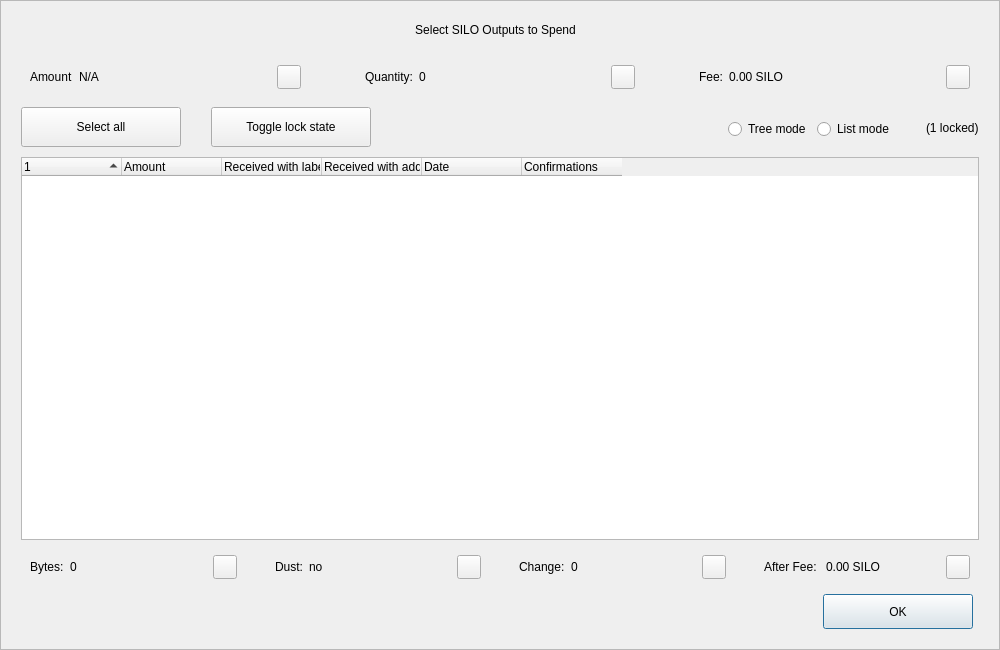
<?xml version="1.0" encoding="UTF-8"?>
<ui version="4.0">
 <class>CoinControlDialog</class>
 <widget class="QDialog" name="CoinControlDialog">
  <property name="geometry">
   <rect>
    <x>0</x>
    <y>0</y>
    <width>1000</width>
    <height>650</height>
   </rect>
  </property>
  <property name="minimumSize">
   <size>
    <width>950</width>
    <height>650</height>
   </size>
  </property>
  <property name="windowTitle">
   <string>Coin Selection</string>
  </property>
  <property name="styleSheet">
   <string notr="true"/>
  </property>
  <layout class="QVBoxLayout" name="verticalLayout">
   <property name="spacing">
    <number>0</number>
   </property>
   <property name="leftMargin">
    <number>0</number>
   </property>
   <property name="topMargin">
    <number>0</number>
   </property>
   <property name="rightMargin">
    <number>0</number>
   </property>
   <property name="bottomMargin">
    <number>0</number>
   </property>
   <item>
    <widget class="QFrame" name="frameContainer">
     <property name="toolTipDuration">
      <number>0</number>
     </property>
     <property name="frameShape">
      <enum>QFrame::StyledPanel</enum>
     </property>
     <property name="frameShadow">
      <enum>QFrame::Raised</enum>
     </property>
     <layout class="QVBoxLayout" name="verticalLayout_2">
      <property name="leftMargin">
       <number>0</number>
      </property>
      <property name="rightMargin">
       <number>0</number>
      </property>
      <property name="bottomMargin">
       <number>20</number>
      </property>
      <item>
       <layout class="QHBoxLayout" name="horizontalLayout_12">
        <property name="spacing">
         <number>0</number>
        </property>
        <property name="leftMargin">
         <number>20</number>
        </property>
        <property name="rightMargin">
         <number>30</number>
        </property>
        <item>
         <spacer name="horizontalSpacer_4">
          <property name="orientation">
           <enum>Qt::Horizontal</enum>
          </property>
          <property name="sizeHint" stdset="0">
           <size>
            <width>40</width>
            <height>20</height>
           </size>
          </property>
         </spacer>
        </item>
        <item>
         <widget class="QLabel" name="labelTitle">
          <property name="minimumSize">
           <size>
            <width>0</width>
            <height>40</height>
           </size>
          </property>
          <property name="maximumSize">
           <size>
            <width>16777215</width>
            <height>40</height>
           </size>
          </property>
          <property name="text">
           <string>Select SILO Outputs to Spend</string>
          </property>
          <property name="alignment">
           <set>Qt::AlignCenter</set>
          </property>
          <property name="margin">
           <number>7</number>
          </property>
         </widget>
        </item>
        <item>
         <spacer name="horizontalSpacer_5">
          <property name="orientation">
           <enum>Qt::Horizontal</enum>
          </property>
          <property name="sizeHint" stdset="0">
           <size>
            <width>40</width>
            <height>20</height>
           </size>
          </property>
         </spacer>
        </item>
       </layout>
      </item>
      <item>
       <layout class="QHBoxLayout" name="horizontalLayout_8">
        <property name="leftMargin">
         <number>20</number>
        </property>
        <property name="rightMargin">
         <number>20</number>
        </property>
        <item>
         <widget class="QWidget" name="layoutAmount" native="true">
          <layout class="QHBoxLayout" name="horizontalLayout_9" stretch="0,1,0">
           <item>
            <widget class="QLabel" name="labelCoinControlAmountText">
             <property name="text">
              <string>Amount</string>
             </property>
            </widget>
           </item>
           <item>
            <widget class="QLabel" name="labelCoinControlAmount">
             <property name="text">
              <string notr="true">N/A</string>
             </property>
            </widget>
           </item>
           <item alignment="Qt::AlignHCenter|Qt::AlignVCenter">
            <widget class="QPushButton" name="pushButtonAmount">
             <property name="minimumSize">
              <size>
               <width>0</width>
               <height>24</height>
              </size>
             </property>
             <property name="maximumSize">
              <size>
               <width>24</width>
               <height>26</height>
              </size>
             </property>
             <property name="focusPolicy">
              <enum>Qt::NoFocus</enum>
             </property>
             <property name="styleSheet">
              <string notr="true">padding-bottom:2px;
padding-right:4px;</string>
             </property>
             <property name="text">
              <string/>
             </property>
            </widget>
           </item>
          </layout>
         </widget>
        </item>
        <item>
         <spacer name="horizontalSpacer_2">
          <property name="orientation">
           <enum>Qt::Horizontal</enum>
          </property>
          <property name="sizeType">
           <enum>QSizePolicy::Fixed</enum>
          </property>
          <property name="sizeHint" stdset="0">
           <size>
            <width>40</width>
            <height>20</height>
           </size>
          </property>
         </spacer>
        </item>
        <item>
         <widget class="QWidget" name="layoutQuantity" native="true">
          <layout class="QHBoxLayout" name="horizontalLayout_10" stretch="0,1,0">
           <item>
            <widget class="QLabel" name="labelCoinControlQuantityText">
             <property name="text">
              <string>Quantity:</string>
             </property>
            </widget>
           </item>
           <item>
            <widget class="QLabel" name="labelCoinControlQuantity">
             <property name="text">
              <string notr="true">0</string>
             </property>
            </widget>
           </item>
           <item alignment="Qt::AlignHCenter|Qt::AlignVCenter">
            <widget class="QPushButton" name="pushButtonQuantity">
             <property name="minimumSize">
              <size>
               <width>0</width>
               <height>24</height>
              </size>
             </property>
             <property name="maximumSize">
              <size>
               <width>24</width>
               <height>26</height>
              </size>
             </property>
             <property name="focusPolicy">
              <enum>Qt::NoFocus</enum>
             </property>
             <property name="styleSheet">
              <string notr="true">padding-bottom:2px;
               padding-right:4px;</string>
             </property>
             <property name="text">
              <string/>
             </property>
            </widget>
           </item>
          </layout>
         </widget>
        </item>
        <item>
         <spacer name="horizontalSpacer_22">
          <property name="orientation">
           <enum>Qt::Horizontal</enum>
          </property>
          <property name="sizeType">
           <enum>QSizePolicy::Fixed</enum>
          </property>
          <property name="sizeHint" stdset="0">
           <size>
            <width>40</width>
            <height>20</height>
           </size>
          </property>
         </spacer>
        </item>
        <item>
         <widget class="QWidget" name="layoutFee" native="true">
          <layout class="QHBoxLayout" name="horizontalLayout_11" stretch="0,1,0">
           <item>
            <widget class="QLabel" name="labelCoinControlFeeText">
             <property name="text">
              <string>Fee:</string>
             </property>
            </widget>
           </item>
           <item>
            <widget class="QLabel" name="labelCoinControlFee">
             <property name="text">
              <string>0.00 SILO</string>
             </property>
            </widget>
           </item>
           <item alignment="Qt::AlignHCenter|Qt::AlignVCenter">
            <widget class="QPushButton" name="pushButtonFee">
             <property name="minimumSize">
              <size>
               <width>0</width>
               <height>24</height>
              </size>
             </property>
             <property name="maximumSize">
              <size>
               <width>24</width>
               <height>26</height>
              </size>
             </property>
             <property name="focusPolicy">
              <enum>Qt::NoFocus</enum>
             </property>
             <property name="styleSheet">
              <string notr="true">padding-bottom:2px;
               padding-right:4px;</string>
             </property>
             <property name="text">
              <string/>
             </property>
            </widget>
           </item>
          </layout>
         </widget>
        </item>
       </layout>
      </item>
      <item>
       <widget class="QFrame" name="frame">
        <property name="minimumSize">
         <size>
          <width>0</width>
          <height>40</height>
         </size>
        </property>
        <property name="styleSheet">
         <string notr="true">#frame {
	border:0;
}</string>
        </property>
        <property name="frameShape">
         <enum>QFrame::StyledPanel</enum>
        </property>
        <property name="frameShadow">
         <enum>QFrame::Sunken</enum>
        </property>
        <layout class="QHBoxLayout" name="horizontalLayout">
         <property name="spacing">
          <number>0</number>
         </property>
         <property name="leftMargin">
          <number>20</number>
         </property>
         <property name="topMargin">
          <number>0</number>
         </property>
         <property name="rightMargin">
          <number>20</number>
         </property>
         <property name="bottomMargin">
          <number>0</number>
         </property>
         <item>
          <layout class="QHBoxLayout" name="horizontalLayoutPanel" stretch="0,0,0,0,0,0">
           <property name="spacing">
            <number>20</number>
           </property>
           <item>
            <widget class="QPushButton" name="pushButtonSelectAll">
             <property name="sizePolicy">
              <sizepolicy hsizetype="Maximum" vsizetype="Fixed">
               <horstretch>0</horstretch>
               <verstretch>0</verstretch>
              </sizepolicy>
             </property>
             <property name="minimumSize">
              <size>
               <width>160</width>
               <height>40</height>
              </size>
             </property>
             <property name="maximumSize">
              <size>
               <width>16777215</width>
               <height>40</height>
              </size>
             </property>
             <property name="text">
              <string>Select all</string>
             </property>
             <property name="checkable">
              <bool>true</bool>
             </property>
             <property name="checked">
              <bool>false</bool>
             </property>
             <property name="autoExclusive">
              <bool>false</bool>
             </property>
             <property name="autoDefault">
              <bool>false</bool>
             </property>
            </widget>
           </item>
           <item>
            <spacer name="horizontalSpacer_6">
             <property name="orientation">
              <enum>Qt::Horizontal</enum>
             </property>
             <property name="sizeType">
              <enum>QSizePolicy::Fixed</enum>
             </property>
             <property name="sizeHint" stdset="0">
              <size>
               <width>10</width>
               <height>20</height>
              </size>
             </property>
            </spacer>
           </item>
           <item>
            <widget class="QPushButton" name="pushButtonToggleLock">
             <property name="sizePolicy">
              <sizepolicy hsizetype="Maximum" vsizetype="Fixed">
               <horstretch>0</horstretch>
               <verstretch>0</verstretch>
              </sizepolicy>
             </property>
             <property name="minimumSize">
              <size>
               <width>160</width>
               <height>40</height>
              </size>
             </property>
             <property name="maximumSize">
              <size>
               <width>16777215</width>
               <height>40</height>
              </size>
             </property>
             <property name="text">
              <string>Toggle lock state</string>
             </property>
             <property name="checkable">
              <bool>true</bool>
             </property>
             <property name="autoExclusive">
              <bool>false</bool>
             </property>
             <property name="autoDefault">
              <bool>false</bool>
             </property>
            </widget>
           </item>
           <item>
            <spacer name="horizontalSpacer_7">
             <property name="orientation">
              <enum>Qt::Horizontal</enum>
             </property>
             <property name="sizeType">
              <enum>QSizePolicy::Expanding</enum>
             </property>
             <property name="sizeHint" stdset="0">
              <size>
               <width>30</width>
               <height>20</height>
              </size>
             </property>
            </spacer>
           </item>
           <item alignment="Qt::AlignRight">
            <widget class="QGroupBox" name="groupBox_2">
             <property name="styleSheet">
              <string notr="true">#groupBox_2 {
    background-color:transparent;
    border-radius:0;
}</string>
             </property>
             <property name="title">
              <string/>
             </property>
             <layout class="QHBoxLayout" name="horizontalLayout_14">
              <item>
               <widget class="QRadioButton" name="radioTreeMode">
                <property name="sizePolicy">
                 <sizepolicy hsizetype="Maximum" vsizetype="Fixed">
                  <horstretch>0</horstretch>
                  <verstretch>0</verstretch>
                 </sizepolicy>
                </property>
                <property name="text">
                 <string>Tree mode</string>
                </property>
               </widget>
              </item>
              <item>
               <widget class="QRadioButton" name="radioListMode">
                <property name="sizePolicy">
                 <sizepolicy hsizetype="Maximum" vsizetype="Fixed">
                  <horstretch>0</horstretch>
                  <verstretch>0</verstretch>
                 </sizepolicy>
                </property>
                <property name="text">
                 <string>List mode</string>
                </property>
                <property name="checked">
                 <bool>false</bool>
                </property>
               </widget>
              </item>
             </layout>
            </widget>
           </item>
           <item>
            <widget class="QLabel" name="labelLocked">
             <property name="text">
              <string>(1 locked)</string>
             </property>
            </widget>
           </item>
          </layout>
         </item>
        </layout>
       </widget>
      </item>
      <item>
       <layout class="QHBoxLayout" name="horizontalLayout_13">
        <property name="leftMargin">
         <number>20</number>
        </property>
        <property name="rightMargin">
         <number>20</number>
        </property>
        <item>
         <widget class="CoinControlTreeWidget" name="treeWidget">
          <property name="contextMenuPolicy">
           <enum>Qt::CustomContextMenu</enum>
          </property>
          <property name="styleSheet">
           <string notr="true"/>
          </property>
          <property name="sortingEnabled">
           <bool>false</bool>
          </property>
          <property name="columnCount">
           <number>6</number>
          </property>
          <attribute name="headerShowSortIndicator" stdset="0">
           <bool>true</bool>
          </attribute>
          <attribute name="headerStretchLastSection">
           <bool>false</bool>
          </attribute>
          <column>
           <property name="text">
            <string/>
           </property>
          </column>
          <column>
           <property name="text">
            <string>Amount</string>
           </property>
          </column>
          <column>
           <property name="text">
            <string>Received with label</string>
           </property>
          </column>
          <column>
           <property name="text">
            <string>Received with address</string>
           </property>
          </column>
          <column>
           <property name="text">
            <string>Date</string>
           </property>
          </column>
          <column>
           <property name="text">
            <string>Confirmations</string>
           </property>
           <property name="toolTip">
            <string>Confirmed</string>
           </property>
          </column>
         </widget>
        </item>
       </layout>
      </item>
      <item>
       <layout class="QHBoxLayout" name="horizontalLayout_3">
        <property name="spacing">
         <number>20</number>
        </property>
        <property name="leftMargin">
         <number>20</number>
        </property>
        <property name="rightMargin">
         <number>20</number>
        </property>
        <item>
         <widget class="QWidget" name="layoutBytes" native="true">
          <layout class="QHBoxLayout" name="horizontalLayout_4" stretch="0,1,0">
           <item>
            <widget class="QLabel" name="labelCoinControlBytesText">
             <property name="text">
              <string>Bytes:</string>
             </property>
            </widget>
           </item>
           <item>
            <widget class="QLabel" name="labelCoinControlBytes">
             <property name="text">
              <string notr="true">0</string>
             </property>
            </widget>
           </item>
           <item alignment="Qt::AlignHCenter|Qt::AlignVCenter">
            <widget class="QPushButton" name="pushButtonBytes">
             <property name="minimumSize">
              <size>
               <width>0</width>
               <height>24</height>
              </size>
             </property>
             <property name="maximumSize">
              <size>
               <width>24</width>
               <height>26</height>
              </size>
             </property>
             <property name="focusPolicy">
              <enum>Qt::NoFocus</enum>
             </property>
             <property name="styleSheet">
              <string notr="true">padding-bottom:2px;
               padding-right:4px;</string>
             </property>
             <property name="text">
              <string/>
             </property>
            </widget>
           </item>
          </layout>
         </widget>
        </item>
        <item>
         <widget class="QWidget" name="layoutDust" native="true">
          <layout class="QHBoxLayout" name="horizontalLayout_5" stretch="0,1,0">
           <item>
            <widget class="QLabel" name="labelCoinControlLowOutputText">
             <property name="text">
              <string>Dust:</string>
             </property>
            </widget>
           </item>
           <item>
            <widget class="QLabel" name="labelCoinControlLowOutput">
             <property name="text">
              <string>no</string>
             </property>
            </widget>
           </item>
           <item alignment="Qt::AlignHCenter|Qt::AlignVCenter">
            <widget class="QPushButton" name="pushButtonDust">
             <property name="minimumSize">
              <size>
               <width>0</width>
               <height>24</height>
              </size>
             </property>
             <property name="maximumSize">
              <size>
               <width>24</width>
               <height>26</height>
              </size>
             </property>
             <property name="focusPolicy">
              <enum>Qt::NoFocus</enum>
             </property>
             <property name="styleSheet">
              <string notr="true">padding-bottom:2px;
               padding-right:4px;</string>
             </property>
             <property name="text">
              <string/>
             </property>
            </widget>
           </item>
          </layout>
         </widget>
        </item>
        <item>
         <widget class="QWidget" name="layoutChange" native="true">
          <layout class="QHBoxLayout" name="horizontalLayout_6" stretch="0,1,0">
           <item>
            <widget class="QLabel" name="labelCoinControlChangeText">
             <property name="text">
              <string>Change:</string>
             </property>
            </widget>
           </item>
           <item>
            <widget class="QLabel" name="labelCoinControlChange">
             <property name="text">
              <string notr="true">0</string>
             </property>
            </widget>
           </item>
           <item alignment="Qt::AlignHCenter|Qt::AlignVCenter">
            <widget class="QPushButton" name="pushButtonChange">
             <property name="minimumSize">
              <size>
               <width>0</width>
               <height>24</height>
              </size>
             </property>
             <property name="maximumSize">
              <size>
               <width>24</width>
               <height>26</height>
              </size>
             </property>
             <property name="focusPolicy">
              <enum>Qt::NoFocus</enum>
             </property>
             <property name="styleSheet">
              <string notr="true">padding-bottom:2px;
               padding-right:4px;</string>
             </property>
             <property name="text">
              <string/>
             </property>
            </widget>
           </item>
          </layout>
         </widget>
        </item>
        <item>
         <widget class="QWidget" name="layoutAfter" native="true">
          <layout class="QHBoxLayout" name="horizontalLayout_7" stretch="0,1,0">
           <item>
            <widget class="QLabel" name="labelCoinControlAfterFeeText">
             <property name="text">
              <string>After Fee: </string>
             </property>
            </widget>
           </item>
           <item>
            <widget class="QLabel" name="labelCoinControlAfterFee">
             <property name="text">
              <string>0.00 SILO</string>
             </property>
            </widget>
           </item>
           <item alignment="Qt::AlignHCenter|Qt::AlignVCenter">
            <widget class="QPushButton" name="pushButtonAlterFee">
             <property name="minimumSize">
              <size>
               <width>0</width>
               <height>24</height>
              </size>
             </property>
             <property name="maximumSize">
              <size>
               <width>24</width>
               <height>26</height>
              </size>
             </property>
             <property name="focusPolicy">
              <enum>Qt::NoFocus</enum>
             </property>
             <property name="styleSheet">
              <string notr="true">padding-bottom:2px;
               padding-right:4px;</string>
             </property>
             <property name="text">
              <string/>
             </property>
            </widget>
           </item>
          </layout>
         </widget>
        </item>
       </layout>
      </item>
      <item>
       <layout class="QHBoxLayout" name="horizontalLayout_2">
        <property name="spacing">
         <number>0</number>
        </property>
        <property name="leftMargin">
         <number>20</number>
        </property>
        <property name="rightMargin">
         <number>26</number>
        </property>
        <item>
         <spacer name="horizontalSpacer_3">
          <property name="orientation">
           <enum>Qt::Horizontal</enum>
          </property>
          <property name="sizeHint" stdset="0">
           <size>
            <width>558</width>
            <height>20</height>
           </size>
          </property>
         </spacer>
        </item>
        <item>
         <widget class="QPushButton" name="pushButtonOk">
          <property name="minimumSize">
           <size>
            <width>150</width>
            <height>35</height>
           </size>
          </property>
          <property name="text">
           <string>OK</string>
          </property>
         </widget>
        </item>
       </layout>
      </item>
     </layout>
    </widget>
   </item>
  </layout>
 </widget>
 <customwidgets>
  <customwidget>
   <class>CoinControlTreeWidget</class>
   <extends>QTreeWidget</extends>
   <header>coincontroltreewidget.h</header>
  </customwidget>
 </customwidgets>
 <resources/>
 <connections/>
</ui>
